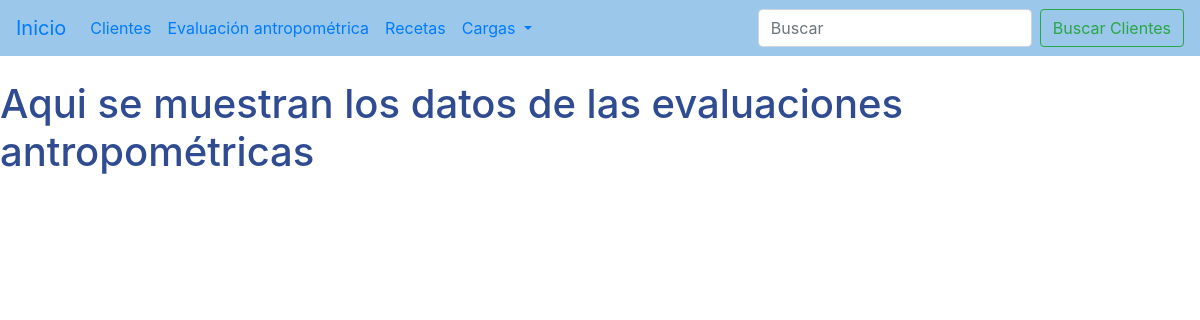
Page /clientes/evaluacion/ on the earlier database version.
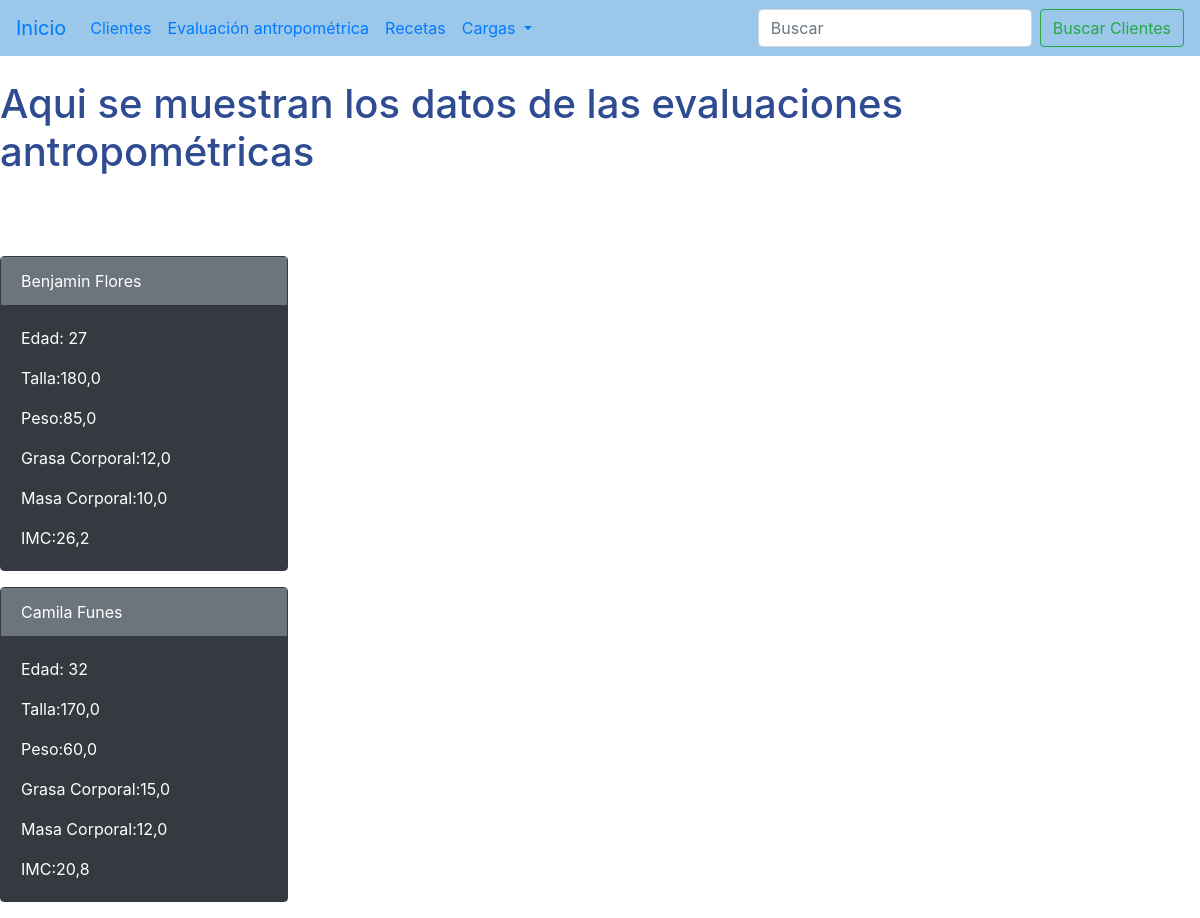
Same page on the later database version.
### app_nutricion/models.py (models this page shows)
class Evaluacion_Antropometrica(models.Model):
    name_evaluacion = models.CharField(max_length=50)
    age = models.IntegerField()
    size = models.FloatField()
    weight = models.FloatField()
    bodyfat = models.FloatField()
    musclemass = models.FloatField()
    IMC = models.FloatField()
    class Meta:
        verbose_name = "Evaluacion Antropometrica"
        verbose_name_plural = "Evaluaciones"

### app_nutricion/views.py (the view)
# urls.py: path('evaluacion/', evaluacion_antropometrica, name="evaluacion_antropometrica"),
def evaluacion_antropometrica(request):
    evaluacion_antropometrica = Evaluacion_Antropometrica.objects.all()
    context = {"evaluacion_antropometrica": evaluacion_antropometrica}
    return render(request, "evaluacion_antropometrica.html", context=context)

### templates/evaluacion_antropometrica.html (shortened to what this page needs)
{% extends 'base.html' %}
{% block contenido %}
<br>
<h1 style = color:rgb(47,75,146)> Aqui se muestran los datos de las evaluaciones antropométricas</h1>
{% for value in evaluacion_antropometrica %}
    <div class="card text-dark border-dark mb-3" style="max-width: 18rem;">
        <div class="card-header text-white bg-secondary border-dark">{{value.name_evaluacion}}</div>
        <div class="card-body text-white bg-dark border-dark">
        <p class="card-text">Edad: {{value.age}}</p>
        <p class="card-text">Talla:{{value.size}} </p>
        <p class="card-text">Peso:{{value.weight}} </p>
        <p class="card-text">Grasa Corporal:{{value.bodyfat}} </p>
        <p class="card-text">Masa Corporal:{{value.musclemass}} </p>
        <p class="card-text">IMC:{{value.IMC}} </p>
        </div>
    </div>
{% endfor %}
{% endblock %}

Differences in the rows shown:
added Evaluacion_Antropometrica: name_evaluacion "Benjamin Flores", age "27", size "180,0", weight "85,0", bodyfat "12,0", musclemass "10,0", IMC "26,2"
added Evaluacion_Antropometrica: name_evaluacion "Camila Funes", age "32", size "170,0", weight "60,0", bodyfat "15,0", musclemass "12,0", IMC "20,8"
